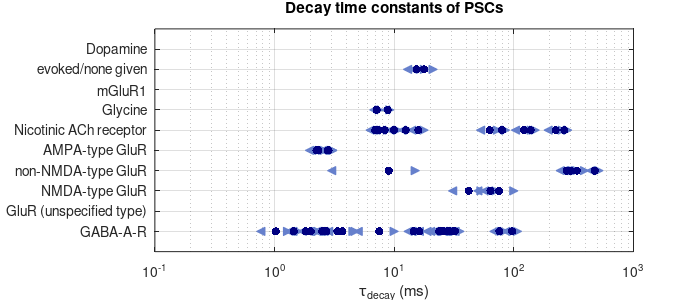
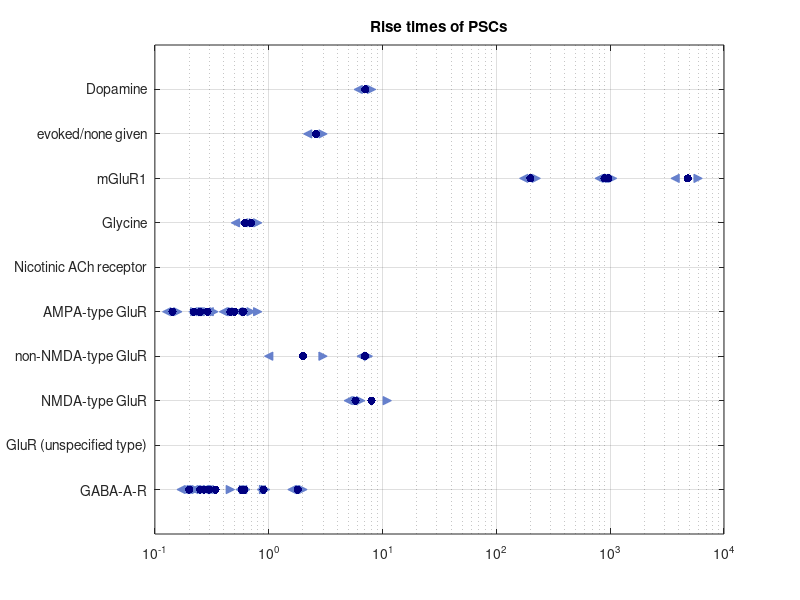

These figures' MATLAB source, in order: (Note: this script raises an error after producing the figures.)
function PSC_tau_figure()

home

cols = 14;
fid = fopen('data.txt');
header = textscan(fid, '%s', cols, 'delimiter','\t');
data = textscan(fid, '%s %f %f %f %f %f %f %f %f %f %d %s %s %d', 'delimiter','\t');
fclose(fid);
rows = length(data{1});
RECEPTOR = 1;
T_RISE = 2; STDEV_T_RISE = 3; IF_10_TO_90 = 4;
W_FAST = 5; TAU_FAST = 6; STDEV_TAU_FAST = 7;
W_SLOW = 8; TAU_SLOW = 9; STDEV_TAU_SLOW = 10; TAU_IS_RANGE = 11;
NOTES = 12; AUTHOR = 13; YEAR = 14;

rec_i = ones(rows,1);
src_i = ones(rows,1);
for i = 1:rows
    if i>1 && ~strcmp(data{RECEPTOR}{[i-1, i]})
        rec_i(i) = max(rec_i)+1;
    else
        rec_i(i) = max(rec_i);
    end
    if i>1 && (~strcmp(data{AUTHOR}{[i-1, i]}) || data{YEAR}(i-1)~=data{YEAR}(i))
        src_i(i) = max(src_i)+1;
        src_i(i) = src_i(find(strcmp(data{AUTHOR}{i},data{AUTHOR}) & data{YEAR}(i)==data{YEAR},1,'first'));
    else
        src_i(i) = max(src_i);
    end
end
ReceptorNames = cell(max(rec_i),1);
for i = 1:max(rec_i)
    ReceptorNames{i} = data{RECEPTOR}{find(rec_i==i,1)};
end
for i = length(ReceptorNames):-1:1
    first_instance = find(strcmp(ReceptorNames,ReceptorNames{i}),1,'first');
    if i ~= first_instance
        ReceptorNames(i) = [];
        rec_i(rec_i==i) = first_instance;
    end
end
column_labels = {
    'Rise<br/>(20-80% t<sub>rise</sub> (ms) unless noted)'
    'Decay<br/>(&tau; (ms) unless noted)'
    'Neuron details'
    'Source'};
fid = fopen('table.txt','w');
fprintf(fid,'<table><thead>\n');
fprintf(fid,'<tr>');
for i = 1:length(column_labels)
    if i==2
        fprintf(fid,'<th style="width: 12em;">%s</th>',column_labels{i});
    else
        fprintf(fid,'<th>%s</th>',column_labels{i});
    end
end
fprintf(fid,'\n</thead>\n');
for i = 1:max(rec_i)
    fprintf(fid,'<tbody>\n');
    fprintf(fid,'<tr><th colspan="4">%s</th></tr>\n',ReceptorNames{i});    

    for k = 1:max(src_i)
        print_source_cell = true;
        for j = find(rec_i==i & src_i==k)'
            % Rise time cell
            if isnan(data{T_RISE}(j)) || isnan(data{STDEV_T_RISE}(j))
                rise = '';
            elseif data{IF_10_TO_90}(j)==1
                rise = sprintf('%g &plusmn; %g <a href="#rise_time_note">*</a>',data{T_RISE}(j),data{STDEV_T_RISE}(j));
            else
                rise = sprintf('%g &plusmn; %g',data{T_RISE}(j),data{STDEV_T_RISE}(j));
            end
            % Decay cell
            if isnan(data{STDEV_TAU_FAST}(j))
                fast = sprintf('%g',data{TAU_FAST}(j));
            else
                fast = sprintf('%g &plusmn; %g',data{TAU_FAST}(j),data{STDEV_TAU_FAST}(j));
            end
            if isnan(data{STDEV_TAU_SLOW}(j))
                slow = sprintf('%g',data{TAU_SLOW}(j));
            else
                slow = sprintf('%g &plusmn; %g',data{TAU_SLOW}(j),data{STDEV_TAU_SLOW}(j));
            end
            if data{TAU_IS_RANGE}(j)==1
                decay = sprintf('%s to %s',fast,slow);
            elseif isnan(data{TAU_SLOW}(j))
                decay = fast;
            else
                decay = sprintf('(%g) %s<br/>(%g) %s',data{W_FAST}(j),fast,data{W_SLOW}(j),slow);
            end
            % Notes cell
            notes = data{NOTES}{j};
            if notes(1)=='"'; notes(1)=[]; end
            if notes(end)=='"'; notes(end)=[]; end
            % Source cell
            if print_source_cell
                source = sprintf('<td rowspan="%d"><a href="#%s%d">%s et al., %d</a></td>',numel(find(rec_i==i & src_i==k)),data{AUTHOR}{j},data{YEAR}(j),data{AUTHOR}{j},data{YEAR}(j));
                print_source_cell = false;
            else
                source = '';
            end
            fprintf(fid,'\t<tr><td>%s</td> <td>%s</td> <td>%s</td> %s</tr>\n', ...
                rise, ...
                decay, ...
                notes, ...
                source);
        end
    end
    fprintf(fid,'</tbody>\n');
end
fprintf(fid,'</table>\n');
fprintf(fid,'<span id="rise_time_note">* 10-90%% rise time</span>');
fclose(fid);

for i = 1:rows
    if data{TAU_IS_RANGE}(i)
        tau_min(i) = data{TAU_FAST}(i);
        tau_max(i) = data{TAU_SLOW}(i);
        tau(i) = mean([tau_min(i),tau_max(i)]);
    else
        if isnan(data{TAU_SLOW}(j))
            tau(i) = data{TAU_FAST}(i);
            tau_stdev(i) = data{STDEV_TAU_FAST}(i);
        else
            tau(i) = data{TAU_FAST}(i)^data{W_FAST}(i)*data{TAU_SLOW}(i)^data{W_SLOW}(i);
            tau_stdev(i) = data{STDEV_TAU_FAST}(i)^data{W_FAST}(i)*data{STDEV_TAU_SLOW}(i)^data{W_SLOW}(i);
        end
        tau_min(i) = tau(i)-tau_stdev(i);
        tau_max(i) = tau(i)+tau_stdev(i);
    end
end

figure(1)
plot(tau_min,rec_i,'<','MarkerEdgeColor',[.4 .5 .8],'MarkerFaceColor',[.4 .5 .8])
hold on
plot(tau_max,rec_i,'>','MarkerEdgeColor',[.4 .5 .8],'MarkerFaceColor',[.4 .5 .8])
plot(tau,rec_i,'.','MarkerSize',18,'MarkerEdgeColor',[0 0 .5],'MarkerFaceColor',[0 0 .5])

title('Decay time constants of PSCs')

set(gca,'YTick',1:max(rec_i),'YTickLabel',ReceptorNames,'YLim',[min(rec_i)-1 max(rec_i)+1],'YGrid','on')

set(gca,'XScale','log','XGrid','on','XMinorGrid','on')
xlabel('\tau_{decay} (ms)')

set(gcf,'PaperUnits','inches','PaperPositionMode','manual','PaperPosition',[0 0 7 3])
print('-f1', '-dpng','-r100','decay.png')

figure(2)
plot(data{T_RISE}-data{STDEV_T_RISE},rec_i,'<','MarkerEdgeColor',[.4 .5 .8],'MarkerFaceColor',[.4 .5 .8])
hold on
plot(data{T_RISE}+data{STDEV_T_RISE},rec_i,'>','MarkerEdgeColor',[.4 .5 .8],'MarkerFaceColor',[.4 .5 .8])
plot(data{T_RISE},rec_i,'.','MarkerSize',18,'MarkerEdgeColor',[0 0 .5],'MarkerFaceColor',[0 0 .5])

title('Rise times of PSCs')

set(gca,'YTick',1:max(rec_i),'YTickLabel',ReceptorNames,'YLim',[min(rec_i)-1 max(rec_i)+1],'YGrid','on')

set(gca,'XScale','log','XGrid','on','XMinorGrid','on')
xLabel('t_{rise} (ms)')

set(gcf,'PaperUnits','inches','PaperPositionMode','manual','PaperPosition',[0 0 7 3])
print('-f2', '-dpng','-r100','rise.png')